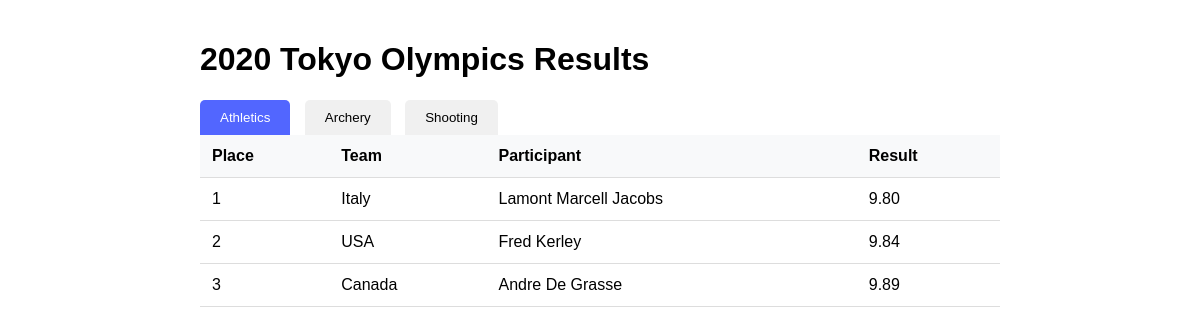
The page / on the database its author committed.
### tables this page shows
CREATE TABLE events (
            id INTEGER PRIMARY KEY AUTOINCREMENT,
            name TEXT NOT NULL
        );

CREATE TABLE results (
            id INTEGER PRIMARY KEY AUTOINCREMENT,
            event_id INTEGER,
            place INTEGER,
            team TEXT,
            participant TEXT,
            result TEXT,
            FOREIGN KEY (event_id) REFERENCES events (id)
        );

### app.py (the view)
@app.route('/')
def index():
    conn = get_db_connection()
    events = conn.execute('SELECT * FROM events').fetchall()
    first_event_results = conn.execute('''
        SELECT * FROM results
        WHERE event_id = 1
        ORDER BY place
    ''').fetchall()
    conn.close()
    return render_template('index.html', events=events, initial_results=first_event_results)

### app.py (called while the page is built)
def get_db_connection():
    conn = sqlite3.connect('database.db')
    conn.row_factory = sqlite3.Row
    return conn

### templates/index.html (shortened to what this page needs)
<!DOCTYPE html>
<html lang="en">
<head>
    <link rel="stylesheet" href="{{ url_for('static', filename='style.css') }}">
</head>
<body>
    <h1>2020 Tokyo Olympics Results</h1>
    <div class = "button-group">
        {% for event in events %}
            <button
                class="event-btn {% if loop.first %}active{% endif %}"
                data-event-id="{{ event['id'] }}"
            >
                {{ event['name'] }}
            </button>
        {% endfor %}
    </div>
    <table id = "results-table">
        <thead>
            <tr>
                <th>Place</th>
                <th>Team</th>
                <th>Participant</th>
                <th>Result</th>
            </tr>
        </thead>
        <tbody>
            {% for result in initial_results %}
                <tr>
                    <td>{{ result['place'] }}</td>
                    <td>{{ result['team'] }}</td>
                    <td>{{ result['participant'] }}</td>
                    <td>{{ result['result'] }}</td>
                </tr>
            {% endfor %}
        </tbody>
    </table>
</body>
</html>

### static/style.css (style rules this page uses)
body { font-family: Arial, sans-serif; max-width: 800px; margin: 0 auto; padding: 20px; }
button { padding: 10px 20px; margin-right: 10px; border: none; border-radius: 5px; border-bottom-left-radius: 0px; border-bottom-right-radius: 0px; cursor: pointer; background-color: #f0f0f0; }
button.active { background-color: #5266ff; color: white; }
table { width: 100%; border-collapse: collapse; }
th, td { padding: 12px; text-align: left; border-bottom: 1px solid #ddd; }
th { background-color: #f8f9fa; }

### rows shown on the page
events: name "Athletics"
events: name "Archery"
events: name "Shooting"
results: place "1", team "Italy", participant "Lamont Marcell Jacobs", result "9.80"
results: place "2", team "USA", participant "Fred Kerley", result "9.84"
results: place "3", team "Canada", participant "Andre De Grasse", result "9.89"
